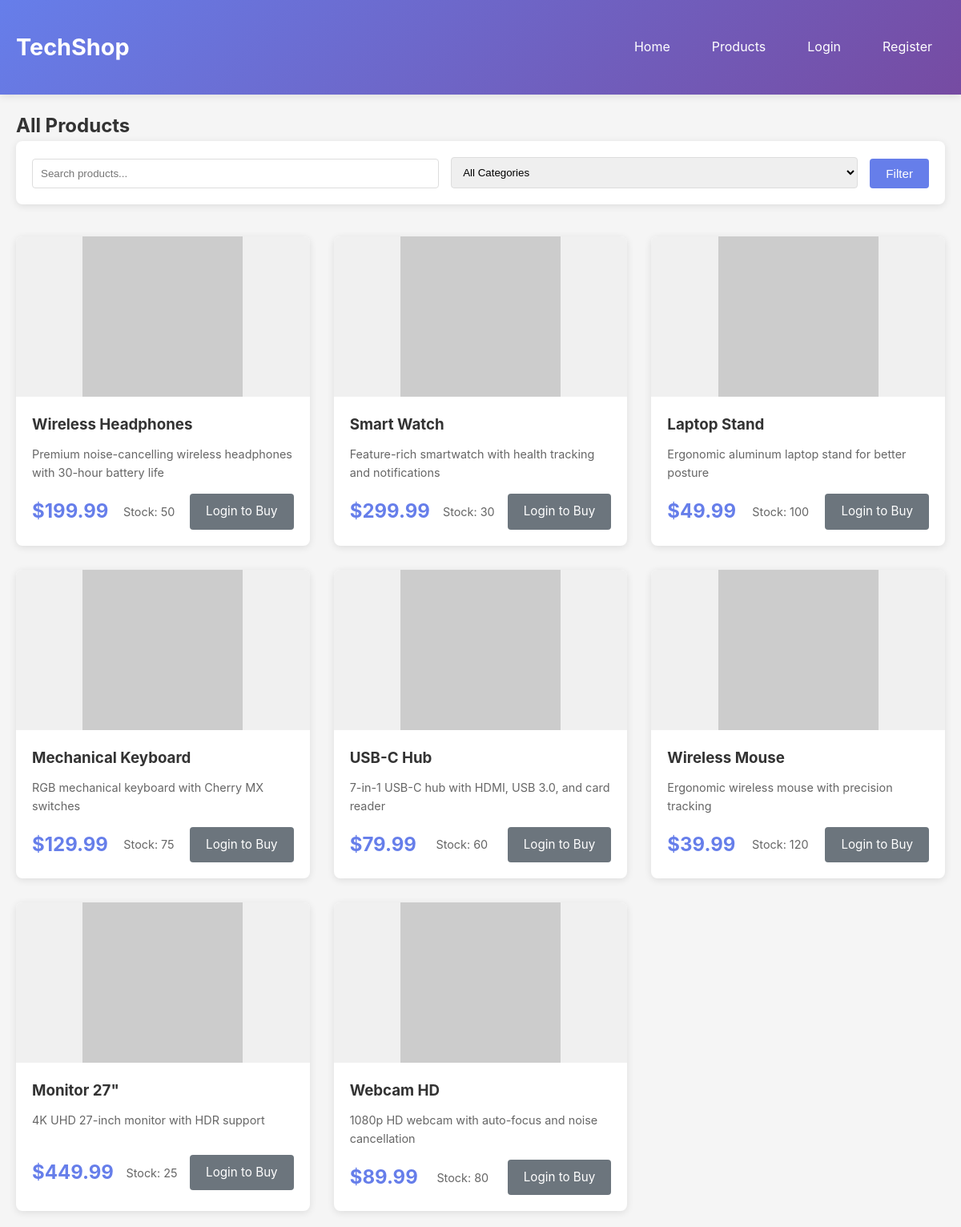
/products.php, run on the app's committed database.
### tables this page shows
CREATE TABLE products (
    id INT AUTO_INCREMENT PRIMARY KEY,
    name VARCHAR(200) NOT NULL,
    description TEXT,
    price DECIMAL(10,2) NOT NULL,
    stock INT DEFAULT 0,
    image_url VARCHAR(255),
    category VARCHAR(50),
    created_at TIMESTAMP DEFAULT CURRENT_TIMESTAMP
);

### src/config.php (called while the page is built, shortened)
<?php
function getDB() {
    static $conn = null;
    if ($conn === null) {
        $conn = new mysqli(DB_HOST, DB_USER, DB_PASS, DB_NAME);
    }
    return $conn;
}
function isLoggedIn() {
    return isset($_SESSION['user_id']);
}
function getCurrentUser() {
    if (!isLoggedIn()) {
        return null;
    }
    $db = getDB();
    $stmt = $db->prepare("SELECT id, username, email, balance, role FROM users WHERE id = ?");
    $stmt->bind_param("i", $_SESSION['user_id']);
    $stmt->execute();
    $result = $stmt->get_result();
    return $result->fetch_assoc();
}
function h($string) {
    return htmlspecialchars($string, ENT_QUOTES, 'UTF-8');
}
?>

### src/products.php (the view, shortened to what this page needs)
<?php
require_once 'config.php';
$db = getDB();
$search = $_GET['search'] ?? '';
$query = "SELECT * FROM products WHERE stock > 0";
$query .= " ORDER BY created_at DESC";
$stmt = $db->prepare($query);
$stmt->execute();
$products = $stmt->get_result()->fetch_all(MYSQLI_ASSOC);
$user = getCurrentUser();
?>
<!DOCTYPE html>
<html lang="en">
<head>
    <link rel="stylesheet" href="assets/css/style.css">
</head>
<body>
    <nav class="navbar">
        <div class="container">
            <div class="nav-brand">
                <h1>TechShop</h1>
            </div>
            <div class="nav-menu">
                <a href="index.php">Home</a>
                <a href="products.php">Products</a>
                <?php if ($user): ?>
                    <a href="cart.php">Cart</a>
                    <a href="orders.php">My Orders</a>
                    <a href="profile.php"><?php echo h($user['username']); ?></a>
                    <a href="logout.php">Logout</a>
                <?php else: ?>
                    <a href="login.php">Login</a>
                    <a href="register.php">Register</a>
                <?php endif; ?>
            </div>
        </div>
    </nav>
    <main class="container">
        <h2>All Products</h2>
        <div class="filters">
            <form method="GET" class="filter-form">
                <input type="text" name="search" placeholder="Search products..." value="<?php echo h($search); ?>">
                <select name="category">
                    <option value="">All Categories</option>
                </select>
                <button type="submit" class="btn btn-primary">Filter</button>
            </form>
        </div>
        <div class="products-grid">
            <div class="grid">
                <?php foreach ($products as $product): ?>
                <div class="product-card">
                    <div class="product-image">
                        <img src="<?php echo h($product['image_url']); ?>" alt="<?php echo h($product['name']); ?>">
                    </div>
                    <div class="product-info">
                        <h3><?php echo h($product['name']); ?></h3>
                        <p class="product-description"><?php echo h($product['description']); ?></p>
                        <div class="product-footer">
                            <span class="price">$<?php echo number_format($product['price'], 2); ?></span>
                            <span class="stock">Stock: <?php echo $product['stock']; ?></span>
                            <?php if ($user): ?>
                                <a href="cart.php?add=<?php echo $product['id']; ?>" class="btn btn-primary">Add to Cart</a>
                            <?php else: ?>
                                <a href="login.php" class="btn btn-secondary">Login to Buy</a>
                            <?php endif; ?>
                        </div>
                    </div>
                </div>
                <?php endforeach; ?>
            </div>
        </div>
    </main>
</body>
</html>

### src/assets/css/style.css (style rules this page uses)
* { margin: 0; padding: 0; box-sizing: border-box; }
body { font-family: -apple-system, BlinkMacSystemFont, 'Segoe UI', Roboto, Oxygen, Ubuntu, Cantarell, sans-serif; line-height: 1.6; color: #333; background-color: #f5f5f5; }
.container { max-width: 1200px; margin: 0 auto; padding: 20px; }
.navbar { background: linear-gradient(135deg, #667eea 0%, #764ba2 100%); color: white; padding: 1rem 0; box-shadow: 0 2px 10px rgba(0,0,0,0.1); }
.navbar .container { display: flex; justify-content: space-between; align-items: center; }
.nav-brand h1 { font-size: 1.8rem; font-weight: 700; }
.nav-menu { display: flex; gap: 20px; }
.nav-menu a { color: white; text-decoration: none; padding: 8px 16px; border-radius: 4px; transition: background-color 0.3s; }
.products-grid { margin-top: 40px; }
.grid { display: grid; grid-template-columns: repeat(auto-fill, minmax(280px, 1fr)); gap: 30px; }
.product-card { background: white; border-radius: 8px; overflow: hidden; box-shadow: 0 2px 10px rgba(0,0,0,0.1); transition: transform 0.3s, box-shadow 0.3s; }
.product-image { width: 100%; height: 200px; background: #f0f0f0; display: flex; align-items: center; justify-content: center; }
.product-image img { max-width: 100%; max-height: 100%; object-fit: cover; }
.product-info { padding: 20px; }
.product-info h3 { margin-bottom: 10px; color: #333; }
.product-description { color: #666; font-size: 0.9rem; margin-bottom: 15px; min-height: 40px; }
.product-footer { display: flex; justify-content: space-between; align-items: center; margin-top: 15px; }
.price { font-size: 1.5rem; font-weight: 700; color: #667eea; }
.stock { font-size: 0.9rem; color: #666; }
.btn { padding: 10px 20px; border: none; border-radius: 4px; cursor: pointer; text-decoration: none; display: inline-block; transition: background-color 0.3s; font-size: 0.95rem; }
.btn-primary { background-color: #667eea; color: white; }
.btn-secondary { background-color: #6c757d; color: white; }
.filters { background: white; padding: 20px; border-radius: 8px; margin-bottom: 30px; box-shadow: 0 2px 10px rgba(0,0,0,0.1); }
.filter-form { display: flex; gap: 15px; align-items: end; }
.filter-form input, .filter-form select { flex: 1; padding: 10px; border: 1px solid #ddd; border-radius: 4px; }

### data on the page
products: name "Wireless Headphones", description "Premium noise-cancelling wireless headphones with 30-hour battery life", price "199.99", stock "50"
products: name "Smart Watch", description "Feature-rich smartwatch with health tracking and notifications", price "299.99", stock "30"
products: name "Laptop Stand", description "Ergonomic aluminum laptop stand for better posture", price "49.99", stock "100"
products: name "Mechanical Keyboard", description "RGB mechanical keyboard with Cherry MX switches", price "129.99", stock "75"
products: name "USB-C Hub", description "7-in-1 USB-C hub with HDMI, USB 3.0, and card reader", price "79.99", stock "60"
products: name "Wireless Mouse", description "Ergonomic wireless mouse with precision tracking", price "39.99", stock "120"
products: name "Monitor 27\"", description "4K UHD 27-inch monitor with HDR support", price "449.99", stock "25"
products: name "Webcam HD", description "1080p HD webcam with auto-focus and noise cancellation", price "89.99", stock "80"
